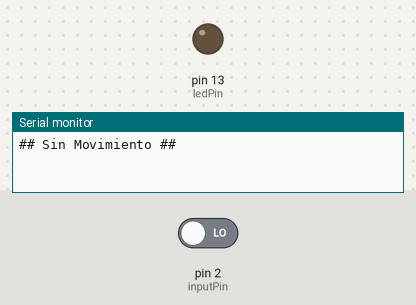
Recording of a sketch running on a simulated Arduino Uno, built with avr-gcc and run on an emulated ATmega328P. Parts: output pins drawn as LEDs (lit = HIGH), the last lines printed to the serial monitor. Inputs (shaded band) come from the test bench; at power-on: pin 2 (inputPin) LOW.

Above: at 1.2 s.
1.3 s: pin 2 (inputPin) driven HIGH
At 1.9 s:
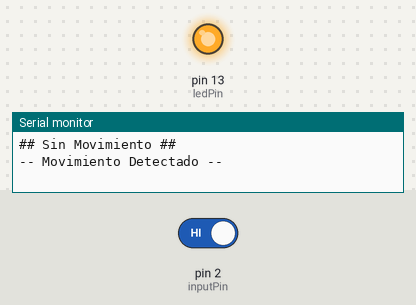
2.8 s: pin 2 (inputPin) driven LOW
At 4.2 s:
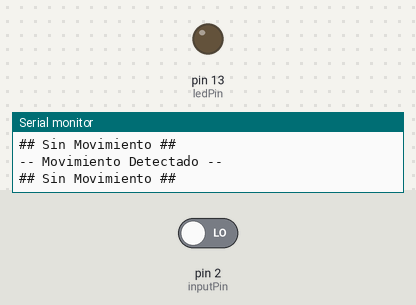
Timing chart, 0 to 5.8 s (numbered marks = the images above; inputs shaded):
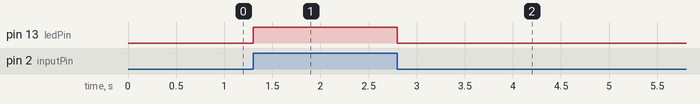

Measured:
- after the input at 1.3 s, pin 13 (ledPin): LOW → HIGH at once
- after the input at 2.8 s, pin 13 (ledPin): HIGH → LOW at once

The sketch:

S2_L10_PIR_sensor.ino
```cpp
//------------------------------------------------------------------------------
// Programa para pruebas simples del sensor de presencia PIR
//------------------------------------------------------------------------------

//-----[ DEFINICIONES de CONSTANTES y VARIABLES ]-----
int ledPin = 13;      // Terminal del LED (el LED que está en la tarjeta)
int inputPin = 2;     // Terminal para conectar la salida del sensor PIR
int pirState = true;  // Se inicia asumiendo que no hay movimiento
int val = 0;          // Variable que manetiene la lectura del Pin de Estado

//------------------------------------------------------------------------------
//-----[ Sección de AJUSTES ]-----
void setup() {
  pinMode(ledPin, OUTPUT);      // Declaración de la Salida para el LED
  pinMode(inputPin, INPUT);     // Declaración de la Entrada para el Sensor
  Serial.begin(9600);           // Velocidad de la comunicación serial
}

 //------------------------------------------------------------------------------
//-----[ Programa PRINCIPAL ]-----
void loop(){
  val = digitalRead(inputPin);    // Lectura del valor de entrada
  if (val == HIGH) {              // Verifica si la entrada está en HIGH
    digitalWrite(ledPin, HIGH);   // Enciende el LED
    if (pirState == LOW) {
      // Se acaba de encender el sistema
      Serial.println("-- Movimiento Detectado --");
      // Sólo queremos imprimir el cambio de salida, no el estado
      pirState = HIGH;
    }
  } else {
    digitalWrite(ledPin, LOW);    //Apagar el LED
    if (pirState == HIGH){
      // Se acaba de apagar
      Serial.println("## Sin Movimiento ##");
      // Sólo queremos imprimir el cambio de salida, no el estado
      pirState = LOW;
    }
  }
}
```
